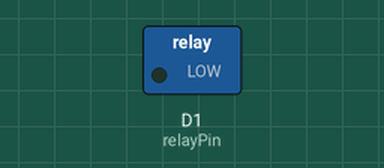
This sketch was run on a simulated ESP8266 (Wemos D1 mini). On the bench: switched loads named in the sketch (green lamp = pin HIGH).

Above: at 1.0 s.
At 7.0 s:
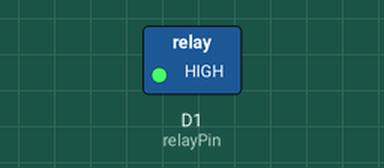
Timing chart, 0 to 9.2 s (numbered marks = the images above):
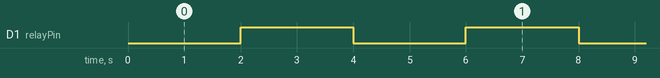

Measured:
- by itself, D1 (relayPin): alternates HIGH for 2.0 s and LOW for 2.0 s

The sketch:

BlinkWithoutDelay.ino
```cpp
/*
 * Relay Shield - Blink Without Delay
 * Turns on the relay for two seconds, then off for two seconds, repeatedly.
 * This uses millis() instead of delay() to avoid blocking.
 *
 * Relay Shield transistor closes relay when D1 is HIGH
 */

const int relayPin = D1;
const long interval = 2000;  // pause for two seconds

int relayState = LOW;
unsigned long previousMillis = 0;


void setup() {
  pinMode(relayPin, OUTPUT);
}

void loop() {
  unsigned long currentMillis = millis();

  // if enough millis have elapsed
  if (currentMillis - previousMillis >= interval) {
    previousMillis = currentMillis;

    // toggle the relay
    relayState = !relayState;
    digitalWrite(relayPin, relayState);
  }
}
```
